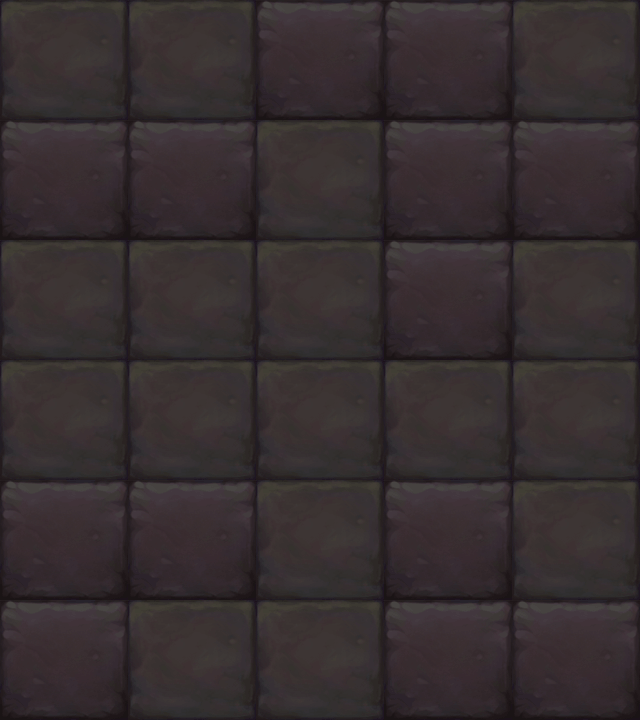

This is a level from a 2D game, rendered from its Tiled map with the project's own tilesets. A one-line summary and the map file follow, with tile-layer data summarised:
An orthogonal 5x6 tile map with 128x120 px tiles, 1 tile layer (块层 1).

<map version="1.0" orientation="orthogonal" width="5" height="6" tilewidth="128" tileheight="120">
 <tileset firstgid="1" name="map057" tilewidth="128" tileheight="120">
  <image source="map057.png" width="256" height="120" />
 </tileset>
 <layer name="块层 1" width="5" height="6">
  <data>[30 cells, 30 non-empty, 2 distinct tile ids]</data>
 </layer>
</map>
